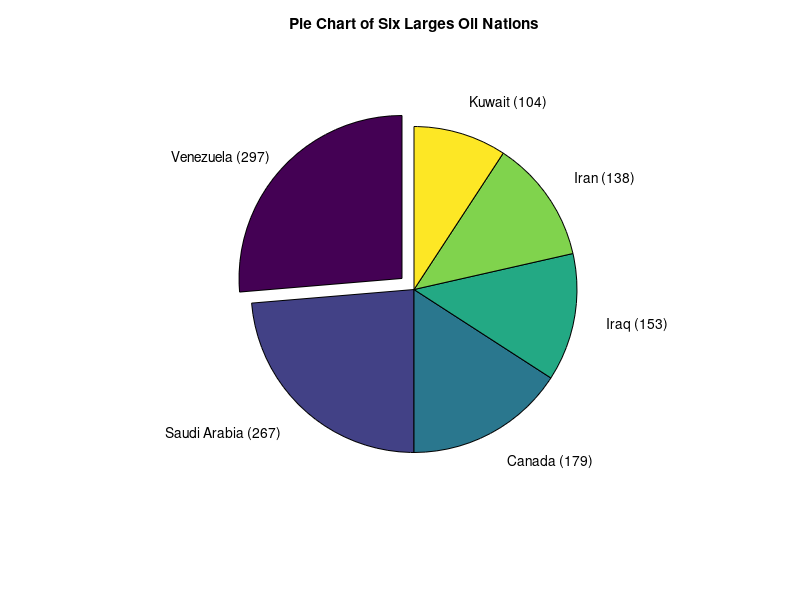

Reproduce this figure in MATLAB.
reserves = [ 297, 267, 179, 143, 138, 104 ];
names = [ cellstr('Venezuela (297)'),
cellstr('Saudi Arabia (267)'),
cellstr('Canada (179)'),
cellstr('Iraq (153)'),
cellstr('Iran (138)'),
cellstr('Kuwait (104)') ];
pie(reserves, names, [1 0 0 0 0 0]);
title('Pie Chart of Six Larges Oil Nations');
xlabel('Billions of Barrels of Oil');